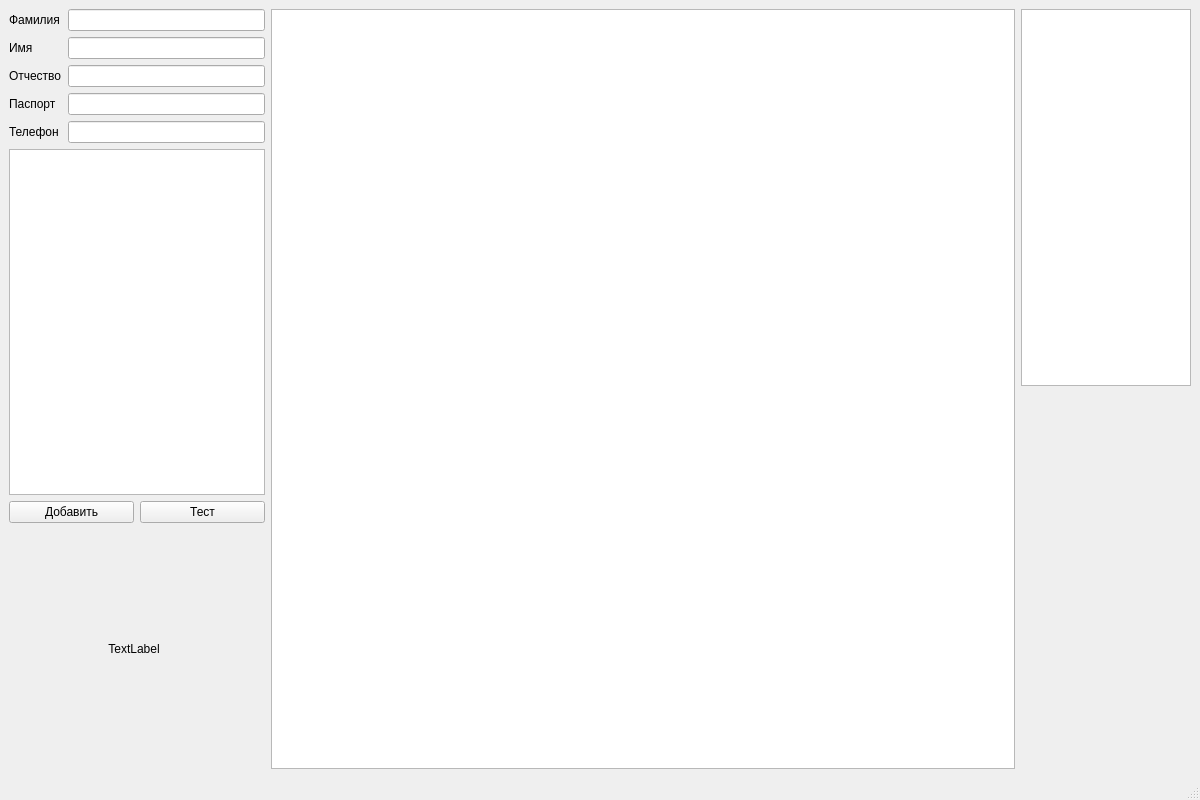
<?xml version="1.0" encoding="UTF-8"?>
<ui version="4.0">
 <class>MainWindow</class>
 <widget class="QMainWindow" name="MainWindow">
  <property name="geometry">
   <rect>
    <x>0</x>
    <y>0</y>
    <width>1200</width>
    <height>800</height>
   </rect>
  </property>
  <property name="sizePolicy">
   <sizepolicy hsizetype="Preferred" vsizetype="Preferred">
    <horstretch>0</horstretch>
    <verstretch>0</verstretch>
   </sizepolicy>
  </property>
  <property name="minimumSize">
   <size>
    <width>1200</width>
    <height>800</height>
   </size>
  </property>
  <property name="maximumSize">
   <size>
    <width>1200</width>
    <height>800</height>
   </size>
  </property>
  <property name="windowTitle">
   <string>MainWindow</string>
  </property>
  <widget class="QWidget" name="centralwidget">
   <layout class="QGridLayout" name="gridLayout_2">
    <item row="0" column="1" rowspan="2" colspan="2">
     <widget class="QTableWidget" name="tw_personList">
      <property name="sizePolicy">
       <sizepolicy hsizetype="Fixed" vsizetype="Fixed">
        <horstretch>30</horstretch>
        <verstretch>60</verstretch>
       </sizepolicy>
      </property>
      <property name="minimumSize">
       <size>
        <width>610</width>
        <height>0</height>
       </size>
      </property>
      <property name="maximumSize">
       <size>
        <width>800</width>
        <height>800</height>
       </size>
      </property>
      <property name="baseSize">
       <size>
        <width>500</width>
        <height>500</height>
       </size>
      </property>
     </widget>
    </item>
    <item row="0" column="0" rowspan="2">
     <layout class="QVBoxLayout" name="verticalLayout_3">
      <item>
       <layout class="QVBoxLayout" name="verticalLayout">
        <item>
         <layout class="QGridLayout" name="gridLayout">
          <item row="0" column="0">
           <widget class="QLabel" name="l_surname">
            <property name="text">
             <string>Фамилия</string>
            </property>
           </widget>
          </item>
          <item row="0" column="1">
           <widget class="QLineEdit" name="le_surname">
            <property name="sizePolicy">
             <sizepolicy hsizetype="Minimum" vsizetype="Fixed">
              <horstretch>40</horstretch>
              <verstretch>0</verstretch>
             </sizepolicy>
            </property>
           </widget>
          </item>
          <item row="1" column="0">
           <widget class="QLabel" name="l_name">
            <property name="text">
             <string>Имя</string>
            </property>
           </widget>
          </item>
          <item row="1" column="1">
           <widget class="QLineEdit" name="le_name">
            <property name="sizePolicy">
             <sizepolicy hsizetype="Minimum" vsizetype="Fixed">
              <horstretch>40</horstretch>
              <verstretch>0</verstretch>
             </sizepolicy>
            </property>
           </widget>
          </item>
          <item row="2" column="0">
           <widget class="QLabel" name="l_patronymic">
            <property name="text">
             <string>Отчество</string>
            </property>
           </widget>
          </item>
          <item row="2" column="1">
           <widget class="QLineEdit" name="le_patronymic">
            <property name="sizePolicy">
             <sizepolicy hsizetype="Minimum" vsizetype="Fixed">
              <horstretch>40</horstretch>
              <verstretch>0</verstretch>
             </sizepolicy>
            </property>
           </widget>
          </item>
          <item row="3" column="0">
           <widget class="QLabel" name="l_passport">
            <property name="text">
             <string>Паспорт</string>
            </property>
           </widget>
          </item>
          <item row="3" column="1">
           <widget class="QLineEdit" name="le_passport">
            <property name="sizePolicy">
             <sizepolicy hsizetype="Minimum" vsizetype="Fixed">
              <horstretch>40</horstretch>
              <verstretch>0</verstretch>
             </sizepolicy>
            </property>
           </widget>
          </item>
          <item row="4" column="0">
           <widget class="QLabel" name="l_phone">
            <property name="text">
             <string>Телефон</string>
            </property>
           </widget>
          </item>
          <item row="4" column="1">
           <widget class="QLineEdit" name="le_phone">
            <property name="sizePolicy">
             <sizepolicy hsizetype="Minimum" vsizetype="Fixed">
              <horstretch>40</horstretch>
              <verstretch>0</verstretch>
             </sizepolicy>
            </property>
            <property name="minimumSize">
             <size>
              <width>0</width>
              <height>0</height>
             </size>
            </property>
           </widget>
          </item>
         </layout>
        </item>
        <item>
         <widget class="QListWidget" name="lw_checkBanks">
          <property name="sizePolicy">
           <sizepolicy hsizetype="Minimum" vsizetype="Expanding">
            <horstretch>0</horstretch>
            <verstretch>0</verstretch>
           </sizepolicy>
          </property>
         </widget>
        </item>
        <item>
         <layout class="QHBoxLayout" name="horizontalLayout">
          <item>
           <widget class="QPushButton" name="pb_select">
            <property name="sizePolicy">
             <sizepolicy hsizetype="Minimum" vsizetype="Fixed">
              <horstretch>50</horstretch>
              <verstretch>0</verstretch>
             </sizepolicy>
            </property>
            <property name="layoutDirection">
             <enum>Qt::RightToLeft</enum>
            </property>
            <property name="text">
             <string>Добавить</string>
            </property>
           </widget>
          </item>
          <item>
           <widget class="QPushButton" name="pb_test">
            <property name="sizePolicy">
             <sizepolicy hsizetype="Minimum" vsizetype="Fixed">
              <horstretch>50</horstretch>
              <verstretch>0</verstretch>
             </sizepolicy>
            </property>
            <property name="layoutDirection">
             <enum>Qt::RightToLeft</enum>
            </property>
            <property name="text">
             <string>Тест</string>
            </property>
           </widget>
          </item>
         </layout>
        </item>
       </layout>
      </item>
      <item>
       <spacer name="verticalSpacer">
        <property name="orientation">
         <enum>Qt::Vertical</enum>
        </property>
        <property name="sizeType">
         <enum>QSizePolicy::Fixed</enum>
        </property>
        <property name="sizeHint" stdset="0">
         <size>
          <width>20</width>
          <height>20</height>
         </size>
        </property>
       </spacer>
      </item>
      <item>
       <widget class="QLabel" name="l_logo">
        <property name="sizePolicy">
         <sizepolicy hsizetype="Fixed" vsizetype="Fixed">
          <horstretch>0</horstretch>
          <verstretch>0</verstretch>
         </sizepolicy>
        </property>
        <property name="minimumSize">
         <size>
          <width>250</width>
          <height>200</height>
         </size>
        </property>
        <property name="maximumSize">
         <size>
          <width>16777215</width>
          <height>200</height>
         </size>
        </property>
        <property name="text">
         <string>TextLabel</string>
        </property>
        <property name="alignment">
         <set>Qt::AlignCenter</set>
        </property>
       </widget>
      </item>
      <item>
       <spacer name="verticalSpacer_2">
        <property name="orientation">
         <enum>Qt::Vertical</enum>
        </property>
        <property name="sizeType">
         <enum>QSizePolicy::Fixed</enum>
        </property>
        <property name="sizeHint" stdset="0">
         <size>
          <width>20</width>
          <height>20</height>
         </size>
        </property>
       </spacer>
      </item>
     </layout>
    </item>
    <item row="0" column="3">
     <widget class="QListWidget" name="lw_bankList">
      <property name="sizePolicy">
       <sizepolicy hsizetype="Fixed" vsizetype="Fixed">
        <horstretch>60</horstretch>
        <verstretch>40</verstretch>
       </sizepolicy>
      </property>
      <property name="minimumSize">
       <size>
        <width>150</width>
        <height>0</height>
       </size>
      </property>
      <property name="maximumSize">
       <size>
        <width>170</width>
        <height>400</height>
       </size>
      </property>
     </widget>
    </item>
   </layout>
  </widget>
  <widget class="QMenuBar" name="menubar">
   <property name="geometry">
    <rect>
     <x>0</x>
     <y>0</y>
     <width>1200</width>
     <height>22</height>
    </rect>
   </property>
  </widget>
  <widget class="QStatusBar" name="statusbar"/>
 </widget>
 <resources/>
 <connections/>
</ui>
